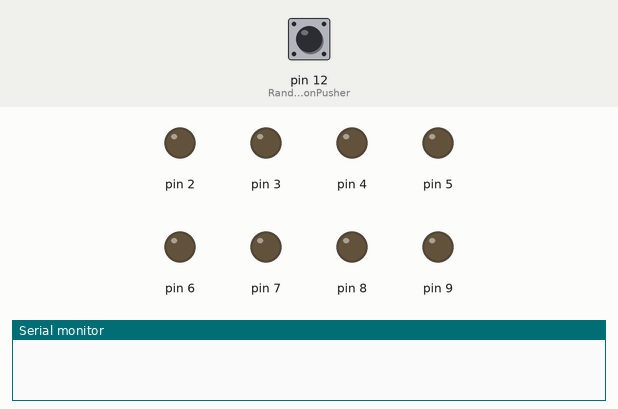
A sketch run on a simulated Arduino Uno, built with avr-gcc and run on an emulated ATmega328P. Parts: output pins drawn as LEDs (lit = HIGH), the last lines printed to the serial monitor. The inputs (shaded band) are chosen by the test bench; at power-on: pin 12 (RandomButtonPusher) LOW. Random numbers use the default seed unless the sketch sets one.

Above: at 1.2 s.
1.3 s: pin 12 (RandomButtonPusher) pulled HIGH for 0.15 s
At 2.7 s:
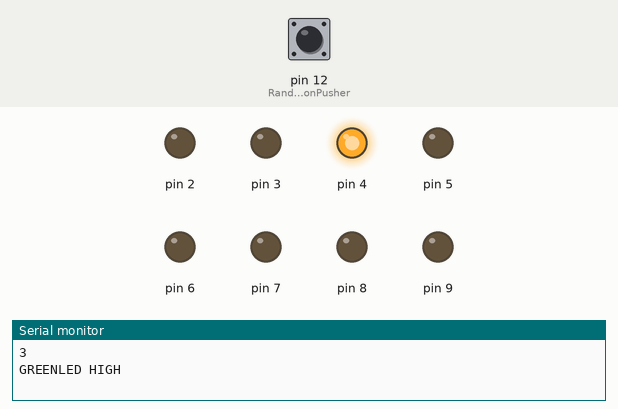
3.0 s: pin 12 (RandomButtonPusher) pulled HIGH for 1 s
At 4.3 s:
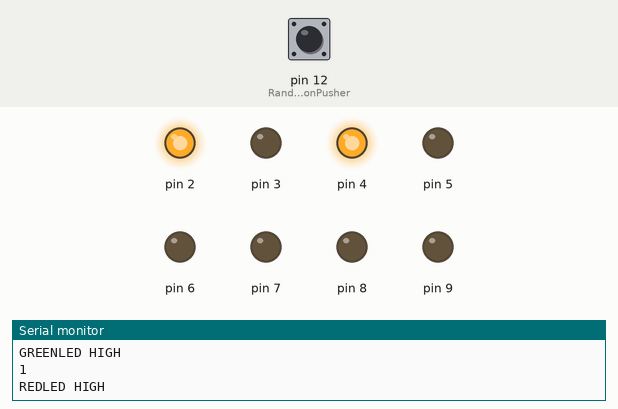
5.5 s: pin 12 (RandomButtonPusher) pulsed HIGH 2 times (0.12 s each, 0.3 s apart)
At 6.6 s:
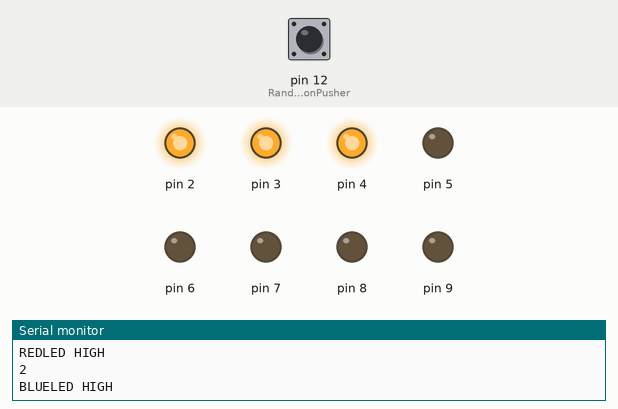
Timing chart, 0 to 8.5 s (numbered marks = the images above; inputs shaded):
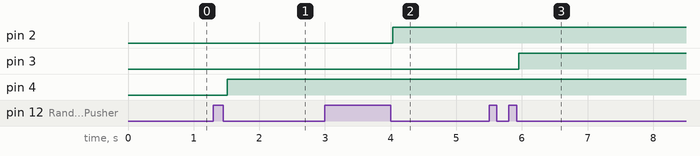

Measured:
- after the input at 1.3 s, pin 4: LOW → HIGH after 0.21 s
- after the input at 3.0 s, pin 2: LOW → HIGH after 1.0 s
- after the input at 5.5 s, pin 3: LOW → HIGH after 0.45 s

The sketch:

sketch_jan27b.ino
```cpp
long RandomNumber;

int RandomButtonPusher = 12;
int a;
int b;

int  RandomButtonPusherState;

void setup(){
  Serial.begin(9600);

  for (int i=2;i<10;i++)
  {
    pinMode(i,OUTPUT);
  }
  pinMode (RandomButtonPusher,INPUT);
  pinMode(2,OUTPUT);
  pinMode(3,OUTPUT);
  pinMode(4,OUTPUT);

  RandomButtonPusherState = digitalRead(RandomButtonPusher);
}


void loop() {

  a=digitalRead(RandomButtonPusher);
  delay(10);
  b=digitalRead(RandomButtonPusher);

  if (a == b)
  {
    if(a !=RandomButtonPusherState)
    {

      if (a==LOW)
      {
        RandomNumber = random(0, 4);
        Serial.println(RandomNumber);
        int Cases = (RandomNumber);
        switch (Cases)
        {

        case 0:
          Serial.println("ALLLED HIGH");
          digitalWrite(2,HIGH);
          digitalWrite(3,HIGH);
          digitalWrite(4,HIGH);
          break;

        case 1:
          Serial.println("REDLED HIGH");
          digitalWrite(2,HIGH);
          break;

        case 2:
          Serial.println("BLUELED HIGH");
          digitalWrite(3,HIGH);
          break;

        case 3:
          Serial.println("GREENLED HIGH");
          digitalWrite(4,HIGH);
          break;

        }
      }
    }
    RandomButtonPusherState=a;
  }
  delay(50);
}
```
